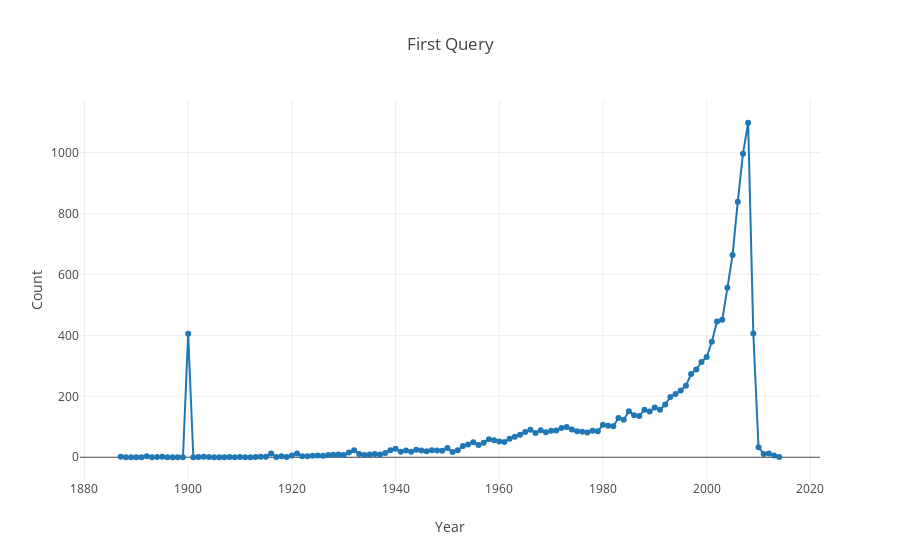

Write notebook code for a chart like this one.
### Code cell
from neo4j import GraphDatabase
import pandas as pd  
import numpy as np  
%matplotlib inline
import plotly
import plotly as py
import plotly.graph_objs as go
import datetime
py.offline.init_notebook_mode(connected=True)
%config IPCompleter.greedy=True

url = "bolt://localhost:7687"
driver = GraphDatabase.driver(url, auth=("neo4j", "123456"))

# Query 1
query1="Match(m:Movie)return m.title,m.releaseDate,m.genre,m.runtime"
movieYearGenre=[]
with driver.session() as graphDB_Session:
        nodes = graphDB_Session.run(query1)
for node in nodes:
    if(type(node["m.releaseDate"])==str):
        hellNo=datetime.datetime.fromtimestamp(int(node["m.releaseDate"])/1000).year
        if(node["m.title"]=='Rodan'):
            movieYearGenre.append([node["m.title"],1956,node["m.genre"],node["m.runtime"]])
        else:
            movieYearGenre.append([node["m.title"],hellNo,node["m.genre"],node["m.runtime"]])
movieYearGenre.sort(key=lambda x: x[1])
year=[]
countMovies=[]
i=movieYearGenre[0][1]
j=0
print(i)
while(i<=movieYearGenre[len(movieYearGenre)-1][1]):
    count=0
    while(j<len(movieYearGenre)and i==movieYearGenre[j][1]):
        count+=1
        j+=1
    year.append(i)
    countMovies.append(count)
    i+=1

print(type(movieYearGenre[0][3]))
layout=go.Layout(
    title="First Query",
    yaxis=dict(title='Count'),
    xaxis=dict(title='Year'))



#Line 

trace1=go.Scatter(
    x=year,
    y=countMovies,
    mode='lines'

)

#Scatter

trace2=go.Scatter(
    x=year,
    y=countMovies,
    mode = 'markers'

)

#Scatter and Lines

trace3=go.Scatter(
    x=year,
    y=countMovies,
    mode='lines+markers'
)
fig=go.Figure(data=[trace3],layout=layout)
py.offline.iplot(fig)

### Figure 1 — Plotly figure (JSON) as saved in the notebook; plotly's stock layout.template omitted (floating-point values rounded to 4 significant figures)
{"data": [{"mode": "lines+markers", "type": "scatter", "uid": "4034760c-a9e0-4da4-9a41-d308cf62bc13", "x": [1887, 1888, 1889, 1890, 1891, 1892, 1893, 1894, 1895, 1896, 1897, 1898, 1899, 1900, 1901, 1902, 1903, 1904, 1905, 1906, 1907, 1908, 1909, 1910, 1911, 1912, 1913, 1914, 1915, 1916, 1917, 1918, 1919, 1920, 1921, 1922, 1923, 1924, 1925, 1926, 1927, 1928, 1929, 1930, 1931, 1932, 1933, 1934, 1935, 1936, 1937, 1938, 1939, 1940, 1941, 1942, 1943, 1944, 1945, 1946, 1947, 1948, 1949, 1950, 1951, 1952, 1953, 1954, 1955, 1956, 1957, 1958, 1959, 1960, 1961, 1962, 1963, 1964, 1965, 1966, 1967, 1968, 1969, 1970, 1971, 1972, 1973, 1974, 1975, 1976, 1977, 1978, 1979, 1980, 1981, 1982, 1983, 1984, 1985, 1986, 1987, 1988, 1989, 1990, 1991, 1992, 1993, 1994, 1995, 1996, 1997, 1998, 1999, 2000, 2001, 2002, 2003, 2004, 2005, 2006, 2007, 2008, 2009, 2010, 2011, 2012, 2013, 2014], "y": [2, 0, 0, 0, 0, 3, 0, 1, 2, 0, 0, 0, 0, 405, 0, 1, 2, 1, 0, 0, 0, 1, 0, 1, 0, 0, 1, 2, 2, 12, 1, 3, 1, 6, 12, 3, 3, 5, 6, 5, 7, 8, 9, 7, 16, 23, 11, 7, 9, 11, 9, 14, 23, 28, 18, 22, 18, 25, 22, 20, 23, 22, 21, 30, 17, 23, 37, 42, 49, 40, 48, 59, 56, 52, 50, 61, 67, 74, 83, 90, 80, 89, 82, 87, 88, 96, 99, 91, 85, 84, 81, 87, 85, 107, 103, 102, 129, 123, 151, 138, 135, 156, 150, 163, 156, 173, 198, 208, 219, 235, 273, 288, 313, 329, 379, 446, 451, 556, 664, 839, 996, 1098, 406, 33, 11, 12, 6, 1]}], "layout": {"title": {"text": "First Query"}, "xaxis": {"title": {"text": "Year"}}, "yaxis": {"title": {"text": "Count"}}}}
